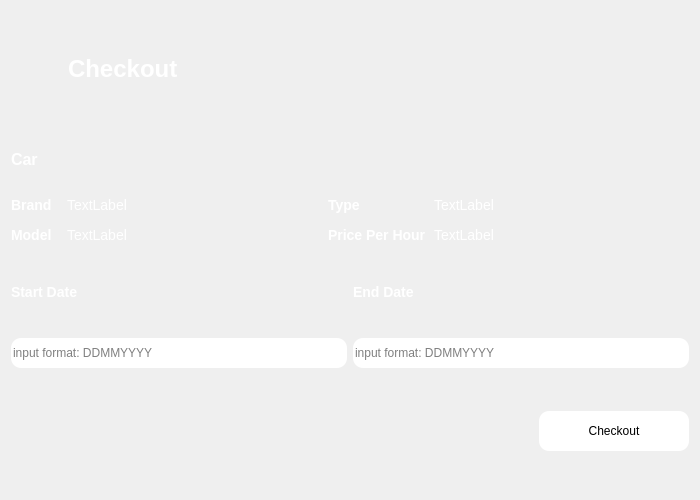
<?xml version="1.0" encoding="UTF-8"?>
<ui version="4.0">
 <class>Form</class>
 <widget class="QWidget" name="Form">
  <property name="geometry">
   <rect>
    <x>0</x>
    <y>0</y>
    <width>700</width>
    <height>500</height>
   </rect>
  </property>
  <property name="maximumSize">
   <size>
    <width>700</width>
    <height>500</height>
   </size>
  </property>
  <property name="windowTitle">
   <string>Form</string>
  </property>
  <property name="styleSheet">
   <string notr="true">QWidget {
	background-image: url(:/login/login_background.png);
	background-repeat: no-repeat;
}	

QLabel {
	background: none;
	color: white;
	font: 14px;
}	

QLineEdit {
	background: none;
	border-radius: 10px;
}

QPushButton {
	background: none;
	background-color: white;
	border-radius: 10px;
}

QPushButton::pressed {
	background: none;
	background-color: grey;
	color: white;
}</string>
  </property>
  <layout class="QVBoxLayout" name="verticalLayout">
   <item>
    <layout class="QHBoxLayout" name="horizontalLayout">
     <item>
      <widget class="QLabel" name="label_2">
       <property name="maximumSize">
        <size>
         <width>40</width>
         <height>16777215</height>
        </size>
       </property>
       <property name="styleSheet">
        <string notr="true">image: url(:/catalog/shopping-cart-white.png);</string>
       </property>
       <property name="text">
        <string/>
       </property>
      </widget>
     </item>
     <item>
      <widget class="QLabel" name="label">
       <property name="font">
        <font>
         <pointsize>-1</pointsize>
         <italic>false</italic>
         <bold>true</bold>
        </font>
       </property>
       <property name="styleSheet">
        <string notr="true">font: 24px;
font-weight: bold;
padding-left: 5px;</string>
       </property>
       <property name="text">
        <string>Checkout</string>
       </property>
      </widget>
     </item>
    </layout>
   </item>
   <item>
    <layout class="QHBoxLayout" name="horizontalLayout_4">
     <item>
      <layout class="QVBoxLayout" name="verticalLayout_6">
       <item>
        <widget class="QLabel" name="label_3">
         <property name="font">
          <font>
           <pointsize>-1</pointsize>
           <italic>false</italic>
           <bold>true</bold>
          </font>
         </property>
         <property name="styleSheet">
          <string notr="true">font: 16px;
font-weight: bold;</string>
         </property>
         <property name="text">
          <string>Car</string>
         </property>
        </widget>
       </item>
       <item>
        <layout class="QGridLayout" name="gridLayout">
         <item row="0" column="2">
          <widget class="QLabel" name="label_10">
           <property name="maximumSize">
            <size>
             <width>100</width>
             <height>16777215</height>
            </size>
           </property>
           <property name="styleSheet">
            <string notr="true">font-weight: bold;</string>
           </property>
           <property name="text">
            <string>Type</string>
           </property>
          </widget>
         </item>
         <item row="1" column="0">
          <widget class="QLabel" name="label_7">
           <property name="maximumSize">
            <size>
             <width>50</width>
             <height>16777215</height>
            </size>
           </property>
           <property name="styleSheet">
            <string notr="true">font-weight: bold;</string>
           </property>
           <property name="text">
            <string>Model</string>
           </property>
          </widget>
         </item>
         <item row="0" column="0">
          <widget class="QLabel" name="label_6">
           <property name="maximumSize">
            <size>
             <width>50</width>
             <height>16777215</height>
            </size>
           </property>
           <property name="font">
            <font>
             <pointsize>-1</pointsize>
             <italic>false</italic>
             <bold>true</bold>
            </font>
           </property>
           <property name="styleSheet">
            <string notr="true">font-weight: bold;</string>
           </property>
           <property name="text">
            <string>Brand</string>
           </property>
          </widget>
         </item>
         <item row="1" column="1">
          <widget class="QLabel" name="modelLabel">
           <property name="text">
            <string>TextLabel</string>
           </property>
          </widget>
         </item>
         <item row="0" column="1">
          <widget class="QLabel" name="brandLabel">
           <property name="text">
            <string>TextLabel</string>
           </property>
          </widget>
         </item>
         <item row="0" column="3">
          <widget class="QLabel" name="typeLabel">
           <property name="text">
            <string>TextLabel</string>
           </property>
          </widget>
         </item>
         <item row="1" column="2">
          <widget class="QLabel" name="label_12">
           <property name="maximumSize">
            <size>
             <width>100</width>
             <height>16777215</height>
            </size>
           </property>
           <property name="styleSheet">
            <string notr="true">font-weight: bold;</string>
           </property>
           <property name="text">
            <string>Price Per Hour</string>
           </property>
          </widget>
         </item>
         <item row="1" column="3">
          <widget class="QLabel" name="priceLabel">
           <property name="text">
            <string>TextLabel</string>
           </property>
          </widget>
         </item>
        </layout>
       </item>
      </layout>
     </item>
    </layout>
   </item>
   <item>
    <layout class="QHBoxLayout" name="horizontalLayout_2">
     <item>
      <layout class="QVBoxLayout" name="verticalLayout_4">
       <item alignment="Qt::AlignLeft|Qt::AlignVCenter">
        <widget class="QLabel" name="label_4">
         <property name="font">
          <font>
           <pointsize>-1</pointsize>
           <italic>false</italic>
           <bold>true</bold>
          </font>
         </property>
         <property name="styleSheet">
          <string notr="true">font-weight: bold;
margin-bottom: 0px;</string>
         </property>
         <property name="text">
          <string>Start Date</string>
         </property>
        </widget>
       </item>
       <item>
        <widget class="QLineEdit" name="startInput">
         <property name="minimumSize">
          <size>
           <width>0</width>
           <height>30</height>
          </size>
         </property>
         <property name="placeholderText">
          <string>input format: DDMMYYYY</string>
         </property>
        </widget>
       </item>
      </layout>
     </item>
     <item>
      <layout class="QVBoxLayout" name="verticalLayout_5">
       <item alignment="Qt::AlignLeft|Qt::AlignVCenter">
        <widget class="QLabel" name="label_5">
         <property name="font">
          <font>
           <pointsize>-1</pointsize>
           <italic>false</italic>
           <bold>true</bold>
          </font>
         </property>
         <property name="styleSheet">
          <string notr="true">font-weight: bold;</string>
         </property>
         <property name="text">
          <string>End Date</string>
         </property>
        </widget>
       </item>
       <item>
        <widget class="QLineEdit" name="endInput">
         <property name="minimumSize">
          <size>
           <width>0</width>
           <height>30</height>
          </size>
         </property>
         <property name="placeholderText">
          <string>input format: DDMMYYYY</string>
         </property>
        </widget>
       </item>
      </layout>
     </item>
    </layout>
   </item>
   <item>
    <layout class="QHBoxLayout" name="horizontalLayout_3">
     <item>
      <spacer name="horizontalSpacer">
       <property name="orientation">
        <enum>Qt::Horizontal</enum>
       </property>
       <property name="sizeType">
        <enum>QSizePolicy::Expanding</enum>
       </property>
       <property name="sizeHint" stdset="0">
        <size>
         <width>40</width>
         <height>20</height>
        </size>
       </property>
      </spacer>
     </item>
     <item alignment="Qt::AlignVCenter">
      <widget class="QPushButton" name="checkoutBtn">
       <property name="minimumSize">
        <size>
         <width>150</width>
         <height>40</height>
        </size>
       </property>
       <property name="maximumSize">
        <size>
         <width>150</width>
         <height>16777215</height>
        </size>
       </property>
       <property name="text">
        <string>Checkout</string>
       </property>
      </widget>
     </item>
    </layout>
   </item>
  </layout>
 </widget>
 <resources>
  <include location="../assets/images.qrc"/>
 </resources>
 <connections/>
</ui>
